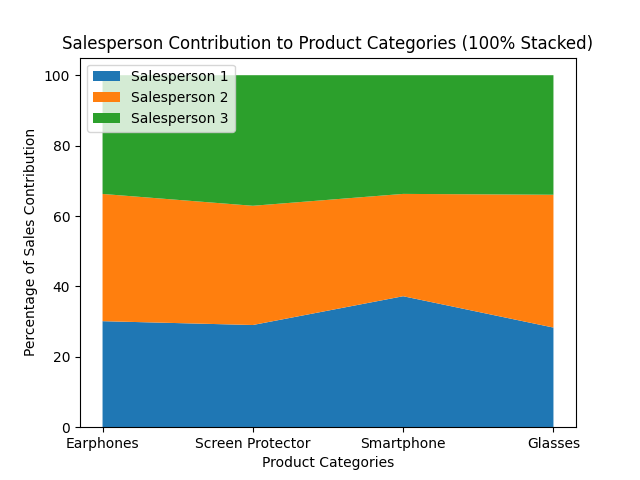

Here is the Python script that generated this plot:
import numpy as np
import matplotlib.pyplot as plt

# Sample sales data
sales_data = np.array([
    [2500, 1800, 3200, 1500],  # Salesperson 1
    [3000, 2100, 2500, 2000],  # Salesperson 2
    [2800, 2300, 2900, 1800],  # Salesperson 3
])

# Calculate total sales for each product category
product_totals = np.sum(sales_data, axis=0)

# Calculate percentages of each salesperson's contribution to product category sales
percentages = sales_data / product_totals[np.newaxis, :] * 100

# Create a 100% stacked plot
fig, ax = plt.subplots()
product_categories = ["Earphones", "Screen Protector", "Smartphone", "Glasses"] 

# Stack bars for each salesperson, assigning meaningful labels
ax.stackplot(product_categories, percentages, labels=["Salesperson 1", "Salesperson 2", "Salesperson 3"])

# Add a legend and informative labels
ax.legend(loc='upper left')
ax.set_xlabel("Product Categories")
ax.set_ylabel("Percentage of Sales Contribution")
ax.set_title("Salesperson Contribution to Product Categories (100% Stacked)")

# Display the plot
plt.show()
